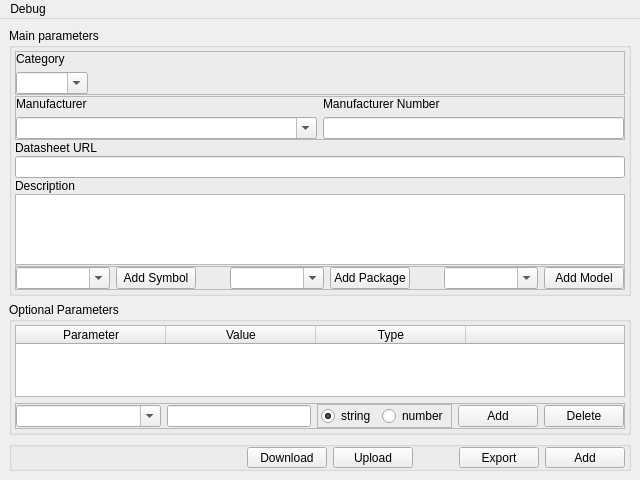
<?xml version="1.0" encoding="UTF-8"?>
<ui version="4.0">
 <class>MainWindow</class>
 <widget class="QMainWindow" name="MainWindow">
  <property name="geometry">
   <rect>
    <x>0</x>
    <y>0</y>
    <width>640</width>
    <height>480</height>
   </rect>
  </property>
  <property name="minimumSize">
   <size>
    <width>640</width>
    <height>480</height>
   </size>
  </property>
  <property name="windowTitle">
   <string>Component Wizard - Crowd Library</string>
  </property>
  <property name="toolButtonStyle">
   <enum>Qt::ToolButtonTextUnderIcon</enum>
  </property>
  <property name="tabShape">
   <enum>QTabWidget::Triangular</enum>
  </property>
  <widget class="QWidget" name="centralwidget">
   <layout class="QVBoxLayout" name="verticalLayout_2">
    <item>
     <layout class="QVBoxLayout" name="verticalLayout">
      <property name="sizeConstraint">
       <enum>QLayout::SetMaximumSize</enum>
      </property>
      <item>
       <widget class="QGroupBox" name="mainBox">
        <property name="title">
         <string>Main parameters</string>
        </property>
        <layout class="QVBoxLayout" name="verticalLayout_5">
         <property name="spacing">
          <number>1</number>
         </property>
         <property name="margin">
          <number>3</number>
         </property>
         <item>
          <widget class="QFrame" name="frame_2">
           <property name="frameShape">
            <enum>QFrame::StyledPanel</enum>
           </property>
           <property name="frameShadow">
            <enum>QFrame::Raised</enum>
           </property>
           <layout class="QGridLayout" name="gridLayout">
            <property name="margin">
             <number>0</number>
            </property>
            <item row="0" column="0">
             <widget class="QLabel" name="label_5">
              <property name="text">
               <string>Category</string>
              </property>
             </widget>
            </item>
            <item row="1" column="0">
             <widget class="QComboBox" name="categoryBox">
              <property name="sizePolicy">
               <sizepolicy hsizetype="Fixed" vsizetype="Fixed">
                <horstretch>0</horstretch>
                <verstretch>0</verstretch>
               </sizepolicy>
              </property>
              <property name="editable">
               <bool>true</bool>
              </property>
             </widget>
            </item>
            <item row="1" column="1">
             <spacer name="horizontalSpacer_5">
              <property name="orientation">
               <enum>Qt::Horizontal</enum>
              </property>
              <property name="sizeHint" stdset="0">
               <size>
                <width>556</width>
                <height>20</height>
               </size>
              </property>
             </spacer>
            </item>
           </layout>
          </widget>
         </item>
         <item>
          <widget class="QFrame" name="frame_4">
           <property name="frameShape">
            <enum>QFrame::StyledPanel</enum>
           </property>
           <property name="frameShadow">
            <enum>QFrame::Raised</enum>
           </property>
           <layout class="QGridLayout" name="gridLayout_2">
            <property name="margin">
             <number>0</number>
            </property>
            <item row="1" column="0">
             <widget class="QComboBox" name="manufacturerBox">
              <property name="sizePolicy">
               <sizepolicy hsizetype="MinimumExpanding" vsizetype="Fixed">
                <horstretch>0</horstretch>
                <verstretch>0</verstretch>
               </sizepolicy>
              </property>
              <property name="editable">
               <bool>true</bool>
              </property>
              <property name="currentIndex">
               <number>-1</number>
              </property>
             </widget>
            </item>
            <item row="1" column="1">
             <widget class="QLineEdit" name="pn_line"/>
            </item>
            <item row="0" column="0">
             <widget class="QLabel" name="label">
              <property name="text">
               <string>Manufacturer</string>
              </property>
             </widget>
            </item>
            <item row="0" column="1">
             <widget class="QLabel" name="label_2">
              <property name="text">
               <string>Manufacturer Number</string>
              </property>
             </widget>
            </item>
           </layout>
          </widget>
         </item>
         <item>
          <widget class="QLabel" name="label_4">
           <property name="text">
            <string>Datasheet URL</string>
           </property>
          </widget>
         </item>
         <item>
          <widget class="QLineEdit" name="linkEdit"/>
         </item>
         <item>
          <widget class="QLabel" name="label_3">
           <property name="text">
            <string>Description</string>
           </property>
          </widget>
         </item>
         <item>
          <widget class="QPlainTextEdit" name="descriptionEdit">
           <property name="sizePolicy">
            <sizepolicy hsizetype="Expanding" vsizetype="Preferred">
             <horstretch>0</horstretch>
             <verstretch>0</verstretch>
            </sizepolicy>
           </property>
           <property name="tabChangesFocus">
            <bool>true</bool>
           </property>
          </widget>
         </item>
         <item>
          <widget class="QFrame" name="frame_3">
           <property name="frameShape">
            <enum>QFrame::StyledPanel</enum>
           </property>
           <property name="frameShadow">
            <enum>QFrame::Raised</enum>
           </property>
           <layout class="QHBoxLayout" name="horizontalLayout_2">
            <property name="margin">
             <number>0</number>
            </property>
            <item>
             <widget class="QComboBox" name="symbolBox">
              <property name="sizePolicy">
               <sizepolicy hsizetype="MinimumExpanding" vsizetype="Fixed">
                <horstretch>0</horstretch>
                <verstretch>0</verstretch>
               </sizepolicy>
              </property>
              <property name="editable">
               <bool>true</bool>
              </property>
              <property name="sizeAdjustPolicy">
               <enum>QComboBox::AdjustToContents</enum>
              </property>
              <property name="minimumContentsLength">
               <number>8</number>
              </property>
             </widget>
            </item>
            <item>
             <widget class="QPushButton" name="addSymbolButton">
              <property name="text">
               <string>Add Symbol</string>
              </property>
             </widget>
            </item>
            <item>
             <spacer name="horizontalSpacer_3">
              <property name="orientation">
               <enum>Qt::Horizontal</enum>
              </property>
              <property name="sizeHint" stdset="0">
               <size>
                <width>40</width>
                <height>20</height>
               </size>
              </property>
             </spacer>
            </item>
            <item>
             <widget class="QComboBox" name="packageBox">
              <property name="editable">
               <bool>true</bool>
              </property>
              <property name="sizeAdjustPolicy">
               <enum>QComboBox::AdjustToContents</enum>
              </property>
              <property name="minimumContentsLength">
               <number>8</number>
              </property>
             </widget>
            </item>
            <item>
             <widget class="QPushButton" name="addPackageButton">
              <property name="text">
               <string>Add Package</string>
              </property>
             </widget>
            </item>
            <item>
             <spacer name="horizontalSpacer_4">
              <property name="orientation">
               <enum>Qt::Horizontal</enum>
              </property>
              <property name="sizeHint" stdset="0">
               <size>
                <width>40</width>
                <height>20</height>
               </size>
              </property>
             </spacer>
            </item>
            <item>
             <widget class="QComboBox" name="modelBox">
              <property name="sizePolicy">
               <sizepolicy hsizetype="MinimumExpanding" vsizetype="Fixed">
                <horstretch>0</horstretch>
                <verstretch>0</verstretch>
               </sizepolicy>
              </property>
              <property name="editable">
               <bool>true</bool>
              </property>
              <property name="sizeAdjustPolicy">
               <enum>QComboBox::AdjustToContents</enum>
              </property>
              <property name="minimumContentsLength">
               <number>8</number>
              </property>
             </widget>
            </item>
            <item>
             <widget class="QPushButton" name="addModelButton">
              <property name="text">
               <string>Add Model</string>
              </property>
             </widget>
            </item>
           </layout>
          </widget>
         </item>
        </layout>
       </widget>
      </item>
      <item>
       <widget class="QGroupBox" name="optionalBox">
        <property name="sizePolicy">
         <sizepolicy hsizetype="Preferred" vsizetype="Maximum">
          <horstretch>0</horstretch>
          <verstretch>0</verstretch>
         </sizepolicy>
        </property>
        <property name="title">
         <string>Optional Parameters</string>
        </property>
        <layout class="QVBoxLayout" name="verticalLayout_4">
         <property name="margin">
          <number>3</number>
         </property>
         <item>
          <widget class="QTableWidget" name="parametersTable">
           <property name="autoScrollMargin">
            <number>4</number>
           </property>
           <property name="editTriggers">
            <set>QAbstractItemView::DoubleClicked|QAbstractItemView::EditKeyPressed</set>
           </property>
           <property name="showDropIndicator" stdset="0">
            <bool>false</bool>
           </property>
           <property name="dragDropOverwriteMode">
            <bool>false</bool>
           </property>
           <property name="alternatingRowColors">
            <bool>true</bool>
           </property>
           <property name="selectionMode">
            <enum>QAbstractItemView::SingleSelection</enum>
           </property>
           <property name="selectionBehavior">
            <enum>QAbstractItemView::SelectRows</enum>
           </property>
           <property name="wordWrap">
            <bool>false</bool>
           </property>
           <property name="cornerButtonEnabled">
            <bool>false</bool>
           </property>
           <attribute name="horizontalHeaderVisible">
            <bool>true</bool>
           </attribute>
           <attribute name="horizontalHeaderCascadingSectionResizes">
            <bool>true</bool>
           </attribute>
           <attribute name="horizontalHeaderDefaultSectionSize">
            <number>150</number>
           </attribute>
           <attribute name="horizontalHeaderHighlightSections">
            <bool>false</bool>
           </attribute>
           <attribute name="horizontalHeaderMinimumSectionSize">
            <number>100</number>
           </attribute>
           <attribute name="horizontalHeaderStretchLastSection">
            <bool>true</bool>
           </attribute>
           <attribute name="verticalHeaderVisible">
            <bool>false</bool>
           </attribute>
           <attribute name="verticalHeaderDefaultSectionSize">
            <number>15</number>
           </attribute>
           <attribute name="verticalHeaderMinimumSectionSize">
            <number>10</number>
           </attribute>
           <column>
            <property name="text">
             <string>Parameter</string>
            </property>
           </column>
           <column>
            <property name="text">
             <string>Value</string>
            </property>
           </column>
           <column>
            <property name="text">
             <string>Type</string>
            </property>
           </column>
           <column>
            <property name="text">
             <string/>
            </property>
           </column>
          </widget>
         </item>
         <item>
          <widget class="QFrame" name="frame">
           <property name="frameShape">
            <enum>QFrame::StyledPanel</enum>
           </property>
           <property name="frameShadow">
            <enum>QFrame::Raised</enum>
           </property>
           <layout class="QHBoxLayout" name="horizontalLayout_3">
            <property name="margin">
             <number>0</number>
            </property>
            <item>
             <widget class="QComboBox" name="nameBox">
              <property name="sizePolicy">
               <sizepolicy hsizetype="Expanding" vsizetype="Fixed">
                <horstretch>0</horstretch>
                <verstretch>0</verstretch>
               </sizepolicy>
              </property>
              <property name="editable">
               <bool>true</bool>
              </property>
              <item>
               <property name="text">
                <string/>
               </property>
              </item>
              <item>
               <property name="text">
                <string>Value</string>
               </property>
              </item>
              <item>
               <property name="text">
                <string>Tolerance</string>
               </property>
              </item>
              <item>
               <property name="text">
                <string>Class</string>
               </property>
              </item>
              <item>
               <property name="text">
                <string>Standard</string>
               </property>
              </item>
             </widget>
            </item>
            <item>
             <widget class="QLineEdit" name="valueEdit"/>
            </item>
            <item>
             <widget class="QFrame" name="frame_5">
              <property name="frameShape">
               <enum>QFrame::StyledPanel</enum>
              </property>
              <property name="frameShadow">
               <enum>QFrame::Raised</enum>
              </property>
              <layout class="QHBoxLayout" name="horizontalLayout_4">
               <property name="leftMargin">
                <number>3</number>
               </property>
               <property name="topMargin">
                <number>1</number>
               </property>
               <property name="rightMargin">
                <number>3</number>
               </property>
               <property name="bottomMargin">
                <number>1</number>
               </property>
               <item>
                <widget class="QRadioButton" name="stringRadio">
                 <property name="text">
                  <string>string</string>
                 </property>
                 <property name="checked">
                  <bool>true</bool>
                 </property>
                </widget>
               </item>
               <item>
                <widget class="QRadioButton" name="numberRadio">
                 <property name="text">
                  <string>number</string>
                 </property>
                </widget>
               </item>
              </layout>
             </widget>
            </item>
            <item>
             <widget class="QPushButton" name="addButton">
              <property name="text">
               <string>Add</string>
              </property>
             </widget>
            </item>
            <item>
             <widget class="QPushButton" name="delButton">
              <property name="text">
               <string>Delete</string>
              </property>
             </widget>
            </item>
           </layout>
          </widget>
         </item>
        </layout>
       </widget>
      </item>
      <item>
       <widget class="QGroupBox" name="controlBox">
        <property name="minimumSize">
         <size>
          <width>0</width>
          <height>30</height>
         </size>
        </property>
        <property name="maximumSize">
         <size>
          <width>16777215</width>
          <height>60</height>
         </size>
        </property>
        <property name="title">
         <string/>
        </property>
        <layout class="QHBoxLayout" name="horizontalLayout">
         <property name="spacing">
          <number>6</number>
         </property>
         <property name="leftMargin">
          <number>3</number>
         </property>
         <property name="topMargin">
          <number>0</number>
         </property>
         <property name="rightMargin">
          <number>3</number>
         </property>
         <property name="bottomMargin">
          <number>0</number>
         </property>
         <item>
          <widget class="QLabel" name="statusLabel">
           <property name="sizePolicy">
            <sizepolicy hsizetype="Expanding" vsizetype="Preferred">
             <horstretch>0</horstretch>
             <verstretch>0</verstretch>
            </sizepolicy>
           </property>
           <property name="text">
            <string/>
           </property>
          </widget>
         </item>
         <item>
          <widget class="QPushButton" name="downloadButton">
           <property name="text">
            <string>Download</string>
           </property>
          </widget>
         </item>
         <item>
          <widget class="QPushButton" name="uploadButton">
           <property name="text">
            <string>Upload</string>
           </property>
          </widget>
         </item>
         <item>
          <spacer name="horizontalSpacer">
           <property name="orientation">
            <enum>Qt::Horizontal</enum>
           </property>
           <property name="sizeType">
            <enum>QSizePolicy::Fixed</enum>
           </property>
           <property name="sizeHint" stdset="0">
            <size>
             <width>40</width>
             <height>20</height>
            </size>
           </property>
          </spacer>
         </item>
         <item>
          <widget class="QPushButton" name="exportButton">
           <property name="text">
            <string>Export</string>
           </property>
          </widget>
         </item>
         <item>
          <widget class="QPushButton" name="putButton">
           <property name="text">
            <string>Add</string>
           </property>
          </widget>
         </item>
        </layout>
       </widget>
      </item>
     </layout>
    </item>
   </layout>
  </widget>
  <widget class="QMenuBar" name="menubar">
   <property name="geometry">
    <rect>
     <x>0</x>
     <y>0</y>
     <width>640</width>
     <height>21</height>
    </rect>
   </property>
   <widget class="QMenu" name="menuDo">
    <property name="title">
     <string>Debug</string>
    </property>
    <addaction name="actionShow"/>
    <addaction name="actionDrop"/>
    <addaction name="separator"/>
    <addaction name="actionExit"/>
   </widget>
   <addaction name="menuDo"/>
  </widget>
  <action name="actionExit">
   <property name="text">
    <string>Exit</string>
   </property>
  </action>
  <action name="actionDrop">
   <property name="text">
    <string>Drop tables</string>
   </property>
  </action>
  <action name="actionShow">
   <property name="text">
    <string>Show tables</string>
   </property>
  </action>
 </widget>
 <resources/>
 <connections>
  <connection>
   <sender>actionExit</sender>
   <signal>triggered(bool)</signal>
   <receiver>MainWindow</receiver>
   <slot>close()</slot>
   <hints>
    <hint type="sourcelabel">
     <x>-1</x>
     <y>-1</y>
    </hint>
    <hint type="destinationlabel">
     <x>319</x>
     <y>239</y>
    </hint>
   </hints>
  </connection>
 </connections>
</ui>
